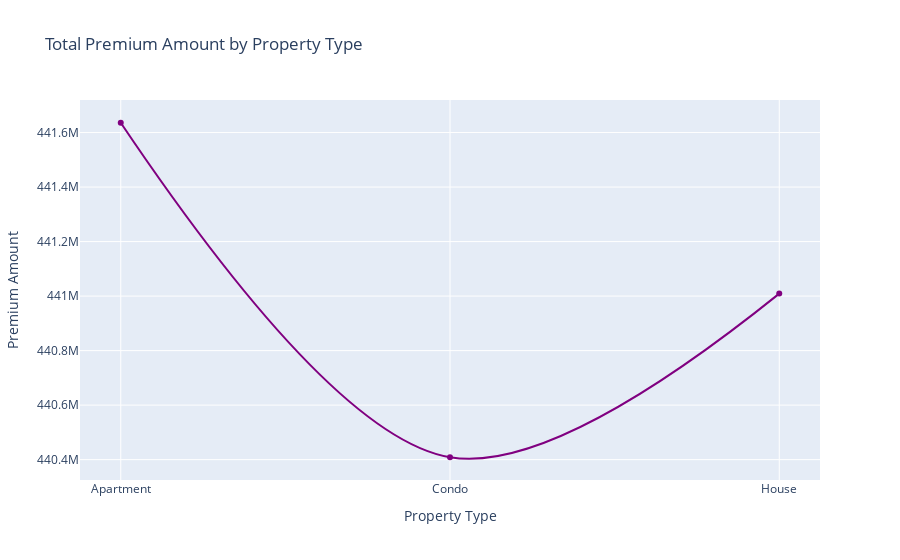

Notebook source saved alongside this figure:
### Code cell
fig = px.line(property_premium, 
              x='Property Type', 
              y='Premium Amount', 
              title="Total Premium Amount by Property Type",
              markers=True, 
              line_shape='spline',
              color_discrete_sequence=['Purple']) 

fig.show()

### Figure 1 — Plotly figure (JSON) as saved in the notebook; plotly's stock layout.template omitted (floating-point values rounded to 4 significant figures)
{"data": [{"hovertemplate": "Property Type=%{x}<br>Premium Amount=%{y}<extra></extra>", "legendgroup": "", "line": {"color": "Purple", "dash": "solid", "shape": "spline"}, "marker": {"symbol": "circle"}, "mode": "lines+markers", "name": "", "orientation": "v", "showlegend": false, "type": "scatter", "x": ["Apartment", "Condo", "House"], "xaxis": "x", "y": [441600000.0, 440400000.0, 441000000.0], "yaxis": "y"}], "layout": {"legend": {"tracegroupgap": 0}, "title": {"text": "Total Premium Amount by Property Type"}, "xaxis": {"anchor": "y", "domain": [0, 1], "title": {"text": "Property Type"}}, "yaxis": {"anchor": "x", "domain": [0, 1], "title": {"text": "Premium Amount"}}}}
